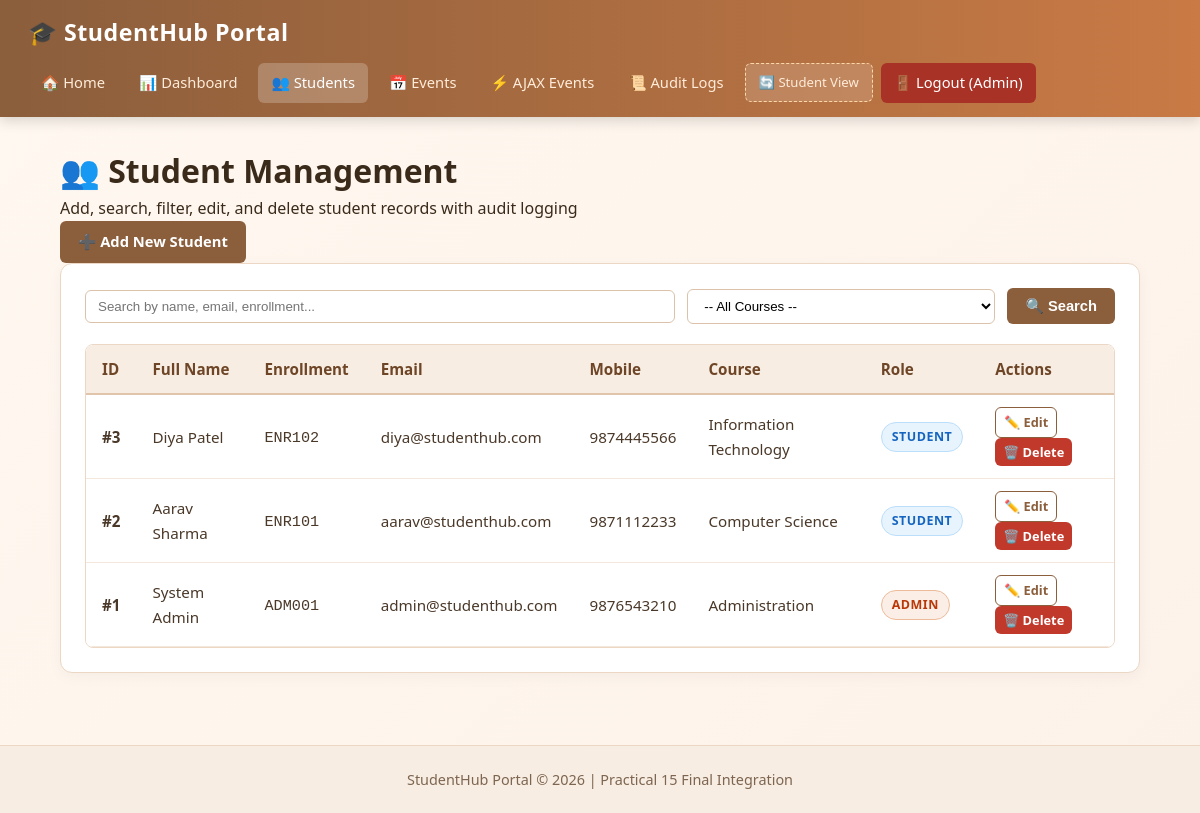
/PAGES/students.php (signed in), run on the app's committed database.
### tables this page shows
CREATE TABLE IF NOT EXISTS students (
    student_id INT AUTO_INCREMENT PRIMARY KEY,
    full_name VARCHAR(100) NOT NULL,
    enrollment_id VARCHAR(20) NOT NULL UNIQUE,
    email VARCHAR(100) NOT NULL UNIQUE,
    mobile VARCHAR(15) NOT NULL,
    password_hash VARCHAR(255) NOT NULL,
    course VARCHAR(50) NOT NULL,
    year VARCHAR(10) NOT NULL,
    gender VARCHAR(10) NOT NULL,
    role VARCHAR(20) DEFAULT 'student',
    created_at TIMESTAMP DEFAULT CURRENT_TIMESTAMP
);

### PAGES/students.php (the view, shortened to what this page needs)
<?php
require_once 'db_connect.php';
$search = trim($_GET['search'] ?? '');
$query = "SELECT * FROM students WHERE 1=1";
$query .= " ORDER BY student_id DESC";
$result = mysqli_query($conn, $query);
?>
<!doctype html>
<html lang="en">
<head>
  <link rel="stylesheet" href="../CSS/style.css" />
</head>
<body>
  <?php include 'navbar.php'; ?>
  <main>
    <div class="dashboard-header">
      <div>
        <h1>👥 Student Management</h1>
        <p>Add, search, filter, edit, and delete student records with audit logging</p>
      </div>
      <div>
        <a href="add_student.php" class="btn btn-primary">➕ Add New Student</a>
      </div>
    </div>
    <div class="card">
      <form action="students.php" method="GET" class="filter-bar">
        <input type="text" name="search" placeholder="Search by name, email, enrollment..." value="<?php echo htmlspecialchars($search); ?>" style="flex: 2; min-width: 200px;">
        <select name="course" style="flex: 1; min-width: 150px;">
          <option value="">-- All Courses --</option>
        </select>
        <button type="submit" class="btn btn-primary">🔍 Search</button>
      </form>
      <div class="table-responsive">
        <table>
          <thead>
            <tr>
              <th>ID</th>
              <th>Full Name</th>
              <th>Enrollment</th>
              <th>Email</th>
              <th>Mobile</th>
              <th>Course</th>
              <th>Role</th>
              <th>Actions</th>
            </tr>
          </thead>
          <tbody>
            <?php if ($result && mysqli_num_rows($result) > 0): ?>
              <?php while ($s = mysqli_fetch_assoc($result)): ?>
                <tr>
                  <td><strong>#<?php echo $s['student_id']; ?></strong></td>
                  <td><?php echo htmlspecialchars($s['full_name']); ?></td>
                  <td><code><?php echo htmlspecialchars($s['enrollment_id']); ?></code></td>
                  <td><?php echo htmlspecialchars($s['email']); ?></td>
                  <td><?php echo htmlspecialchars($s['mobile']); ?></td>
                  <td><?php echo htmlspecialchars($s['course']); ?></td>
                  <td>
                    <span class="badge <?php echo ($s['role'] === 'admin') ? 'badge-admin' : 'badge-student'; ?>">
                      <?php echo htmlspecialchars($s['role']); ?>
                    </span>
                  </td>
                  <td>
                    <a href="edit_student.php?id=<?php echo $s['student_id']; ?>" class="btn btn-outline" style="padding: 4px 8px; font-size: 0.8rem;">✏️ Edit</a>
                    <a href="students.php?delete=<?php echo $s['student_id']; ?>"
                       class="btn btn-danger"
                       style="padding: 4px 8px; font-size: 0.8rem;"
                       onclick="return confirm('Are you sure you want to delete this student record? Action will be logged.');">
                      🗑️ Delete
                    </a>
                  </td>
                </tr>
              <?php endwhile; ?>
            <?php else: ?>
              <tr>
                <td colspan="8" style="text-align: center; color: #888; padding: 25px;">No students match the criteria.</td>
              </tr>
            <?php endif; ?>
          </tbody>
        </table>
      </div>
    </div>
  </main>
  <footer>
    <p>StudentHub Portal &copy; 2026 | Practical 15 Final Integration</p>
  </footer>
</body>
</html>

### CSS/style.css (style rules this page uses)
* { box-sizing: border-box; margin: 0; padding: 0; }
body { font-family: "Segoe UI", Arial, Helvetica, sans-serif; background: linear-gradient(135deg, #fff8f0 0%, #fdf2e9 100%); color: #3a2a1a; min-height: 100vh; display: flex; flex-direction: column; line-height: 1.6; }
main { flex: 1; padding: 28px 20px 48px; max-width: 1120px; margin: 0 auto; width: 100%; }
.card { background: #ffffff; padding: 24px; border: 1px solid #ebd7c4; border-radius: 12px; box-shadow: 0 4px 15px rgba(0, 0, 0, 0.04); margin-bottom: 24px; }
.table-responsive { overflow-x: auto; border-radius: 8px; border: 1px solid #ebd7c4; }
table { width: 100%; border-collapse: collapse; background: #ffffff; font-size: 0.95rem; }
th { background: #f7ede2; color: #6e4627; padding: 12px 16px; text-align: left; font-weight: 600; border-bottom: 2px solid #e0c5aa; }
td { padding: 12px 16px; border-bottom: 1px solid #f4e8dc; color: #4a3828; }
.badge { display: inline-block; padding: 4px 10px; border-radius: 50px; font-size: 0.78rem; font-weight: 600; text-transform: uppercase; letter-spacing: 0.5px; }
.badge-admin { background: #fbeee6; color: #b9380a; border: 1px solid #edbb99; }
.badge-student { background: #e8f4fd; color: #1565c0; border: 1px solid #bbdefb; }
.btn { display: inline-block; padding: 9px 18px; border-radius: 6px; text-decoration: none; font-weight: 600; cursor: pointer; border: none; font-size: 0.92rem; transition: all 0.2s ease; text-align: center; }
.btn-primary { background: #8b5e3c; color: #ffffff; }
.btn-danger { background: #c0392b; color: #ffffff; }
.btn-outline { background: transparent; color: #8b5e3c; border: 1px solid #8b5e3c; }
.filter-bar { display: flex; gap: 12px; flex-wrap: wrap; margin-bottom: 20px; align-items: center; }
.filter-bar input, .filter-bar select { padding: 8px 12px; border: 1px solid #dcc2aa; border-radius: 6px; background: #ffffff; }
footer { background: #f7ede2; border-top: 1px solid #ebd7c4; padding: 22px 20px; text-align: center; color: #7d6550; font-size: 0.9rem; }

### data on the page
students: student_id "3", full_name "Diya Patel", enrollment "ENR102", email "diya@studenthub.com", mobile "9874445566", course "Information Technology", role "STUDENT"
students: student_id "2", full_name "Aarav Sharma", enrollment "ENR101", email "aarav@studenthub.com", mobile "9871112233", course "Computer Science", role "STUDENT"
students: student_id "1", full_name "System Admin", enrollment "ADM001", email "admin@studenthub.com", mobile "9876543210", course "Administration", role "ADMIN"
